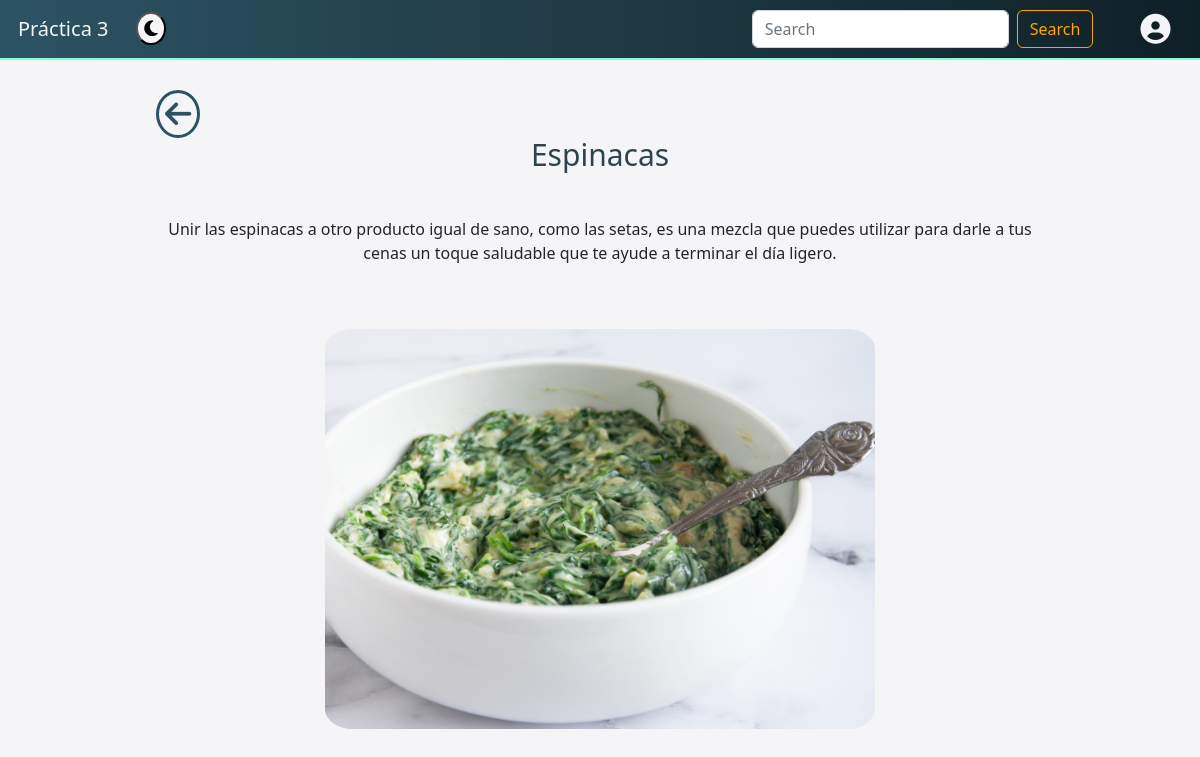
The app's page /recetas/61/ with its own data.
### recetas/models.py (models this page shows, shortened)
class Receta(models.Model):
	nombre       = models.CharField(max_length=200, validators=[validate_mayus])
	preparación  = models.TextField(max_length=5000, validators=[validate_mayus])
	foto         = models.FileField(upload_to='media/fotos')

### recetas/views.py (the view)
# urls.py: path('recetas/<int:id>/', views.detalles, name='detalles'),
def detalles(request, id):
    receta = Receta.objects.get(id = id)
    return render(request, "detalles.html", {'receta': receta})

### recetas/templates/detalles.html (shortened to what this page needs)
{% extends 'base.html' %}
{% block contenido %}
    {% load static %}
    <link rel="stylesheet" href="{% static 'css/detalles.css' %}">
    <a class="fas fa-arrow-left" href="/"></a>
    <div class="div-detalles-comida" id="div-detalles-comida">
        <br><br><br>
        <p class="p-detalles-titulo">{{receta.nombre}}</p>
        <br>
        <p class="p-detalles-receta">{{receta.preparación|linebreaksbr}}</p>
        <br><br>
        <img src="/{{receta.foto}}" class="detalles-imagen">
        <br>
    </div>
{% endblock %}

### recetas/static/css/base.css (style rules this page uses)
body { background-color: #f5f5f7; transition: .3s ease all; margin-bottom: 3%; }
.fas.fa-arrow-left { padding: 6px; position: absolute; margin-top: 2.5%; left: 13%; text-decoration: none; border: solid; border-radius: 100%; border-width: 3px; font-size: 30px; color: #2C5364; }

### recetas/static/css/detalles.css (style rules this page uses)
.div-detalles-comida { text-align: center; }
.p-detalles-titulo { text-align: center; color: #2d444e; font-weight: 500; font-size: 30px; }
.p-detalles-receta { font-size: 16px; margin-right: 10%; margin-left: 10%; }
.detalles-imagen { width: 550px; height: 400px; border-radius: 5%; margin-bottom: 5%; }

### records on screen
Receta: nombre "Espinacas", preparación "Unir las espinacas a otro producto igual de sano, como las setas, es una mezcla que puedes utilizar para darle a tus cenas un toque saludable que te ayude a terminar el día ligero.", foto (picture)
